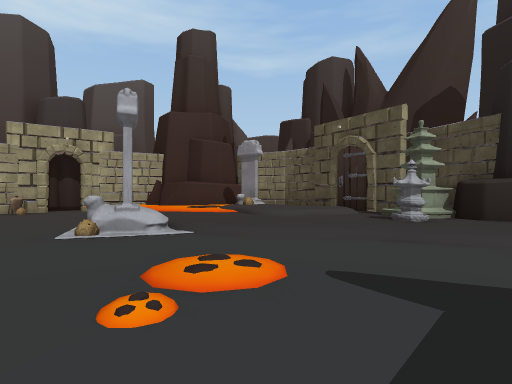
[1] (above)

16 first-person views from a walk through a 3-D level made in the Unity game engine. The camera is 1.4 m above the floor, looks level and sees 80° across. Doors are open. The floor is counted in squares, 2 m on a side. Each view is taken from the middle of a square. On the plan, view 1 faces up. The plan holds only what a view shows up to about 10 squares ahead; the rest is blank. The place goes on beyond the plan. The player is left out. Some animated figures are left out. Some surface patterns are stand-ins.

[2]
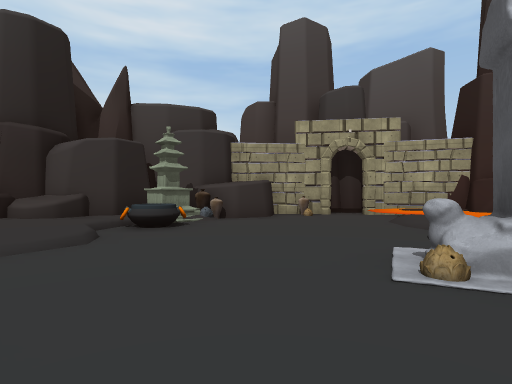

[3]
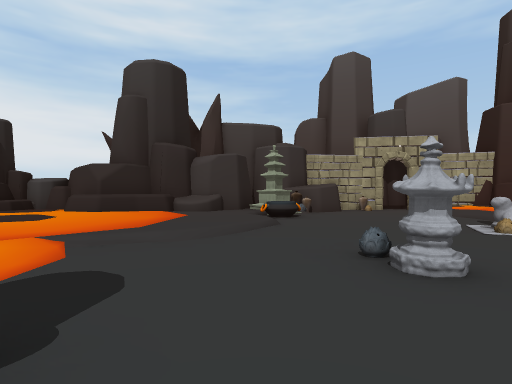

[4]
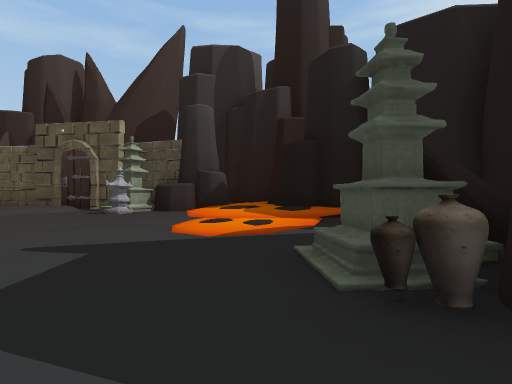

[5]
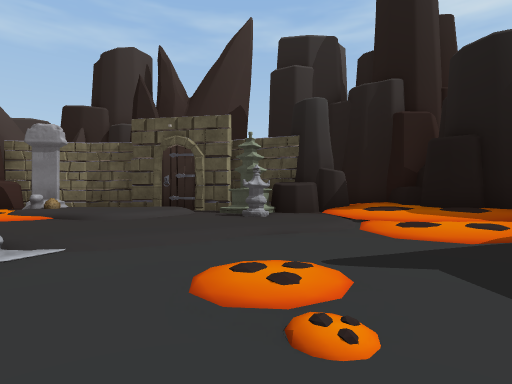

[6]
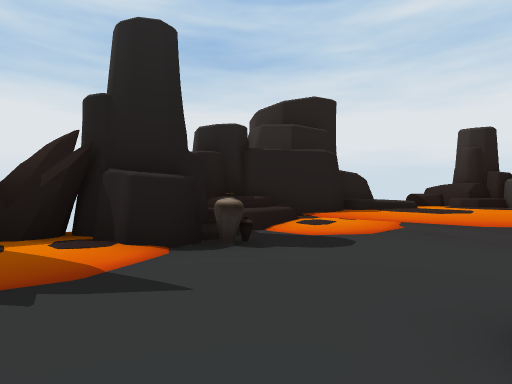

[7]
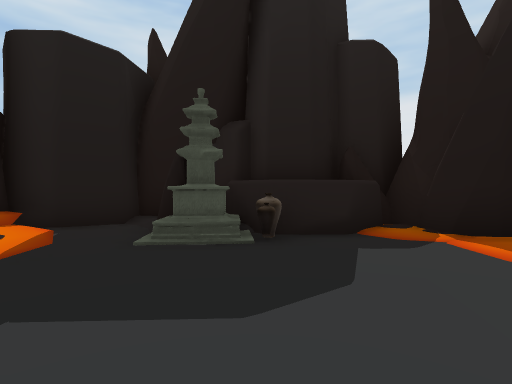

[8]
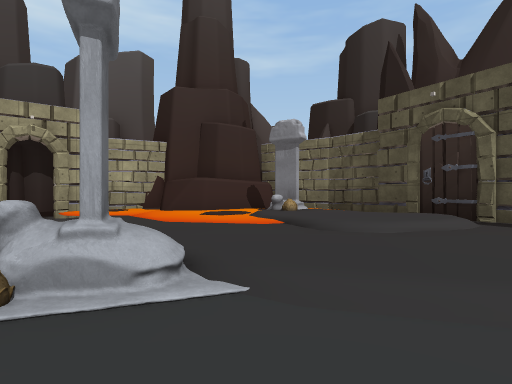

[9]
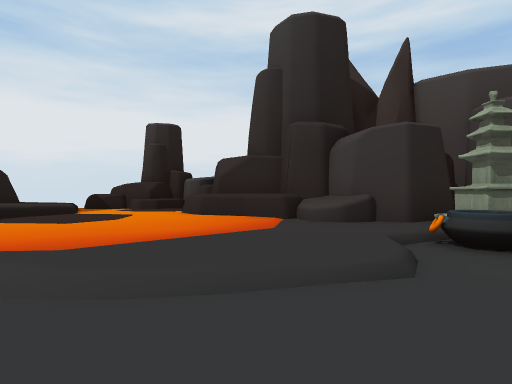

[10]
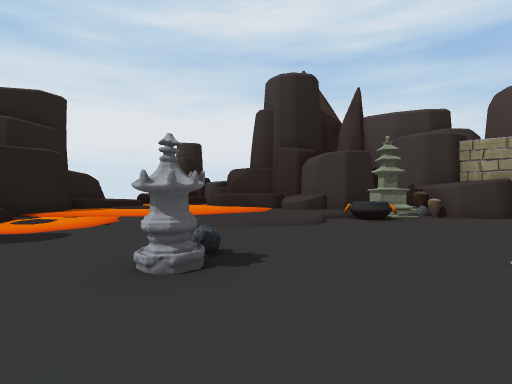

[11]
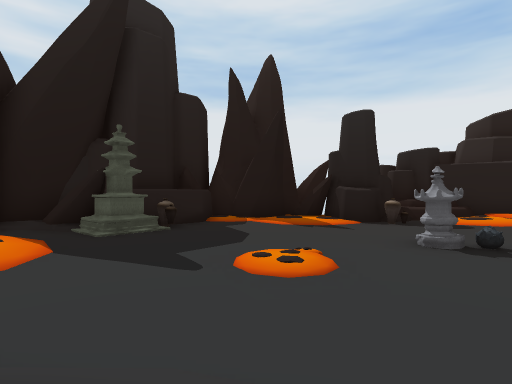

[12]
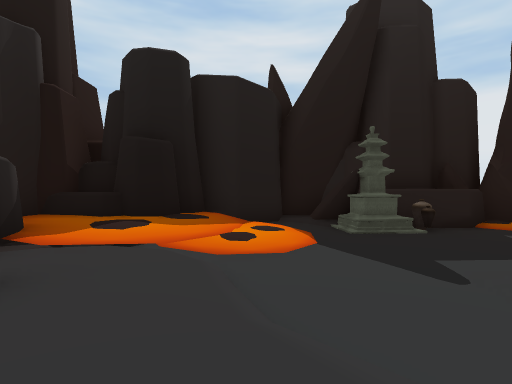

[13]
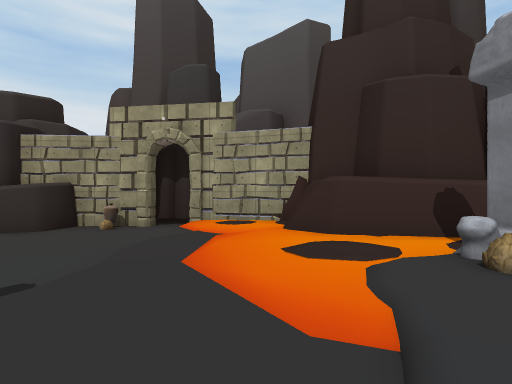

[14]
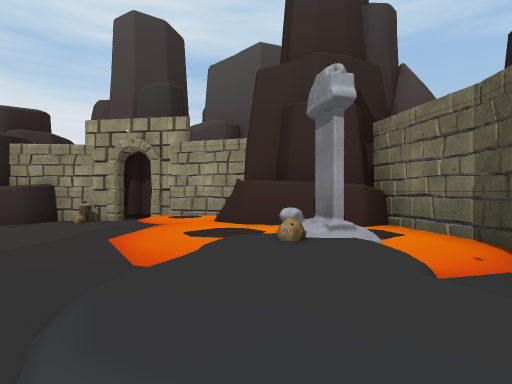

[15]
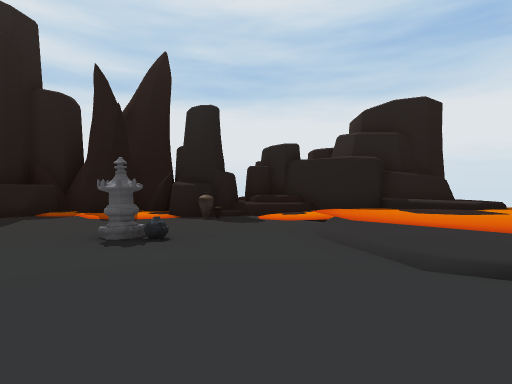

[16]
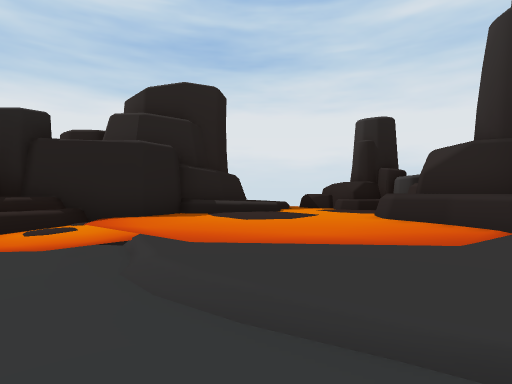

### Floor plan
Key: @ floor where view 1 was taken; # wall or solid block; . main floor; : floor 0.25 m higher than the main floor; + floor 0.5 m higher than the main floor; * floor 0.75 m higher than the main floor; / step, stairs or slope; D open door; = window, fence, low wall or low ledge; ^ raised ledge; O other object.
Columns run from 14 left of view 1 to 8 right of it. Each row starts with its distance up from view 1.
 13          #### #
 12       ####+######
 11       #DD++//+O+##
 10       O../+++///+#
  9      #....+++//+/##
  8     ###..../++/+/+##
  7     #OO..../+++/+/O#
  6     #O.....=O++++O+####
  5     #+O.....O//++++/+*#
  4    ##+O.........///+*^#
  3   ##^+++.........//+##
  2   #^++++/........///+#
  1 ###^++++/.OO......///#
  0 #+++++++/.....@../..##
 -1 #=++++++/.......OO#/#
 -2 ^#+//+++/.O.....#####
 -3 ^^///##+#=##::./##
 -4   /############:#
 -5              ####

Where each view was taken, in squares from view 1:
view 1: 0 up, 0 right, facing up
view 2: 2 up, 2 left, facing up-left
view 3: 2 down, 2 left, facing up-left
view 4: 2 down, 0 right, facing up-right
view 5: 1 up, 2 left, facing up-right
view 6: 1 up, 1 left, facing down-left
view 7: 2 up, 1 left, facing down-right
view 8: 3 up, 1 left, facing up
view 9: 2 up, 4 left, facing left
view 10: 2 up, 0 right, facing left
view 11: 6 up, 0 right, facing down
view 12: 6 up, 0 right, facing down-right
view 13: 7 up, 0 right, facing up-left
view 14: 7 up, 2 right, facing up-left
view 15: 6 up, 5 left, facing down
view 16: 3 up, 5 left, facing down-left
